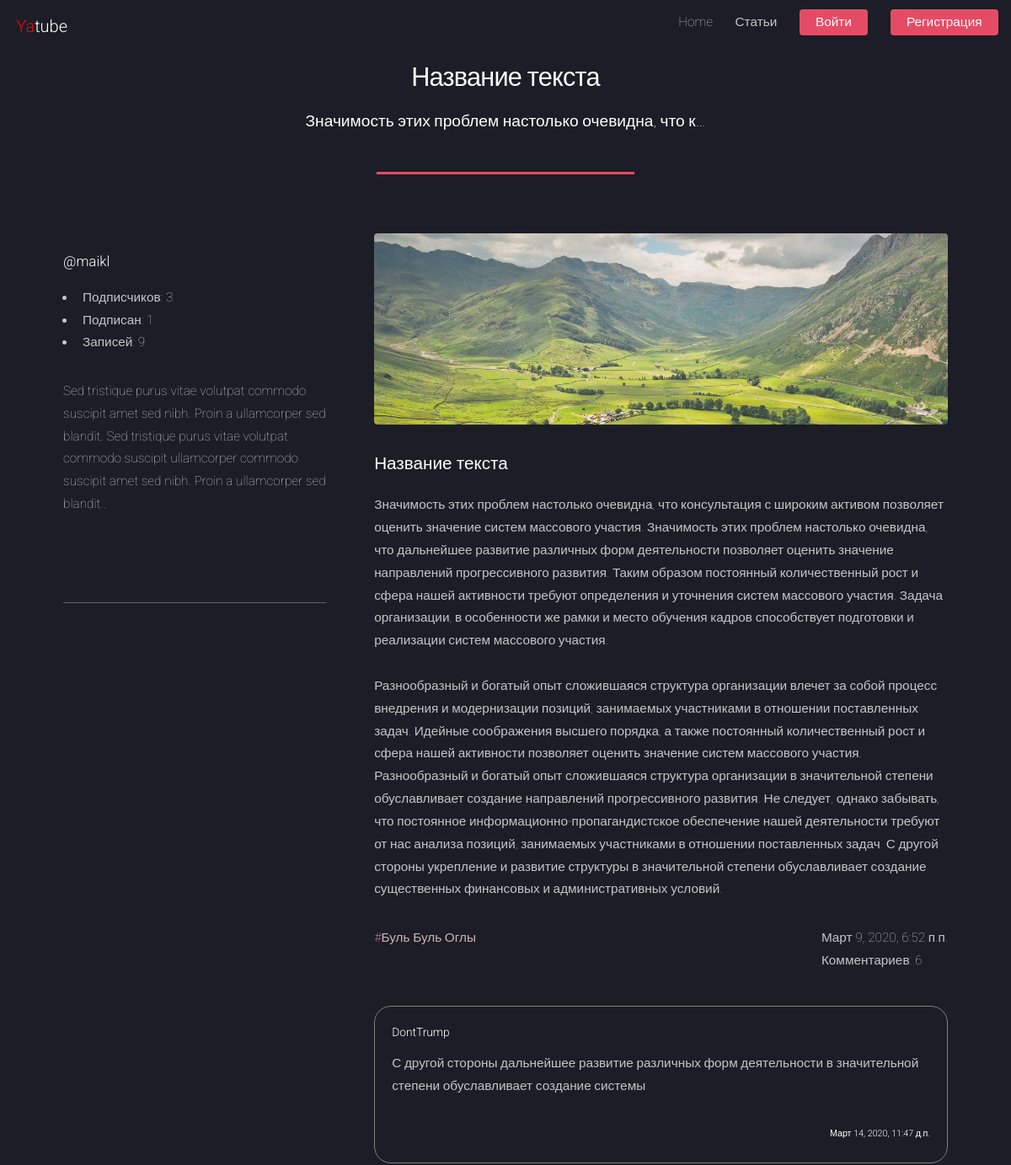
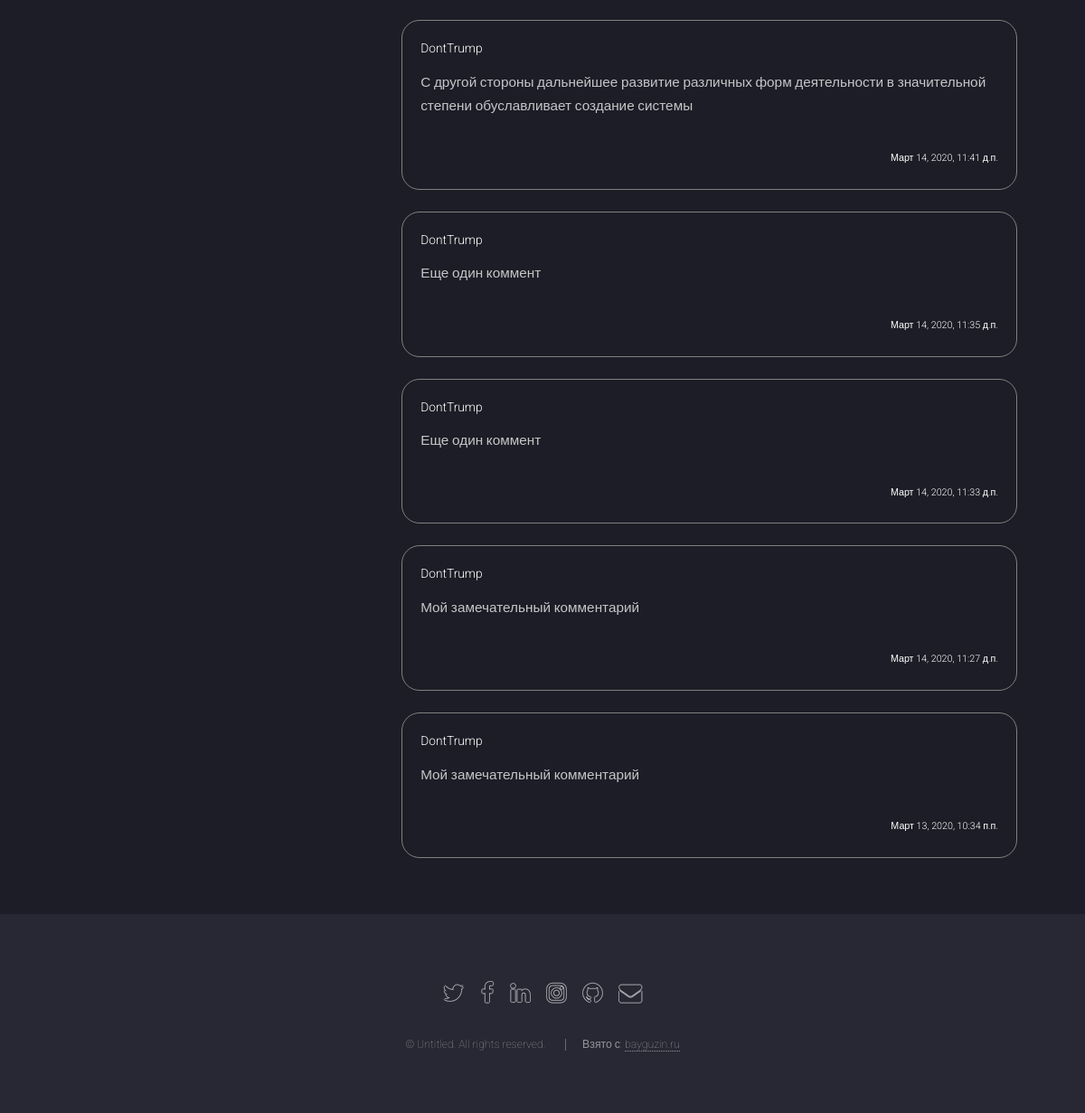
The app's page /maikl/69/ with its own data (2 pictures, top to bottom).
### posts/models.py (models this page shows, shortened)
class Post(models.Model):
    title = models.CharField("Название текста", max_length=100, default="Название текста")
    text = models.TextField()
    pub_date = models.DateTimeField("date published", auto_now_add=True)
    author = models.ForeignKey(User, on_delete=models.CASCADE, related_name="author_posts")
    group = models.ForeignKey(Group, on_delete=models.SET_NULL, blank=True, null=True)
    image = models.ImageField(upload_to='posts/', blank=True, null=True)  # поле для картинки
    index_page = models.CharField(max_length=512, blank=True, db_index=True)

class Group(models.Model):
    title = models.CharField(max_length=200)
    slug = models.SlugField(max_length=130, unique=True)
    description = models.TextField("Описание")
    def __str__(self):
        return self.title

class Comment(models.Model):
    post = models.ForeignKey(Post, on_delete=models.CASCADE, related_name="comment")
    author = models.ForeignKey(User, on_delete=models.CASCADE, related_name="author_comment")
    text = models.TextField()
    created = models.DateTimeField("date comment", auto_now_add=True)

### posts/views.py (the view)
# urls.py: path("<str:username>/<int:post_id>/", views.post_view, name="post_detail"),
def post_view(request, username, post_id):
    post = get_object_or_404(Post, id=post_id)
    author = User.objects.get(username=username)
    count_author = Follow.objects.filter(author=author).count()
    count_user = Follow.objects.filter(user=author).count()
    following = False
    if request.user.is_authenticated:
        if Follow.objects.filter(user=request.user, author=author).exists():
            following = True
    count = Post.objects.filter(author=author).count()
    comments_count = Comment.objects.filter(post_id=post.pk).count()
    items = Comment.objects.filter(post_id=post.pk).order_by("-created")
    form = CommentForm()
    return render(request, "posts/left_sitebar.html", {"items": items, "form": form, "post": post, "count": count, "comments_count": comments_count,  "author": author, "following": following, "count_author": count_author, "count_user": count_user})

### posts/templates/posts/left_sitebar.html (shortened to what this page needs)
{% extends "base.html" %}
{% load thumbnail %}
{% block content %}
{% load static %}
<div id="main" class="wrapper style1">
    <div class="container">
        <header class="major">
            <h2>{{ post.title }} </h2>
            <p>{{ post.text|truncatechars:50 }}</p>
        </header>
        <div class="row 150%">
            <div class="4u 12u$(medium)">
                    <section id="sidebar">
                        <section>
                                <h4>@{{ author.username }}</h4>
                              <ul>
                                  <li>Подписчиков: {{ count_author }}</li>
                                  <li> Подписан: {{ count_user }}</li>
                                  <li> Записей: {{ count }}</li>
                              </ul>
                            <p>Sed tristique purus vitae volutpat commodo suscipit amet sed nibh. Proin a ullamcorper sed blandit. Sed tristique purus vitae volutpat commodo suscipit ullamcorper commodo suscipit amet sed nibh. Proin a ullamcorper sed blandit..</p>
                            <footer>
                                <ul class="actions">
                                </ul>
                            </footer>
                        </section>
                        <hr />
                    </section>
            </div>
            <div class="8u$ 12u$(medium) important(medium)">
                    <section id="content">
                        <a href="#" class="image fit"><img src="{% static 'images/pic05.jpg' %}" alt="" /></a>
                        <h3>{{ post.title }} </h3>
                        <p>{{ post.text|linebreaksbr }}</p>
                        <ul>
                            {% if post.group.slug %}
                            <li><span><a href="{% url 'group' post.group.slug %}">#{{ post.group }}</a></span></li>
                            {% else %}
                            <li><span><a href="/">#Нет группы</a></span></li>
                            {% endif %}
                            <li>{{ post.pub_date }}<br/>Комментариев: {{ comments_count }}</li>
                        </ul>
                    </section>
                    {% include 'posts/comments.html' %}
            </div>
        </div>
    </div>
</div>
{% endblock content %}

### posts/templates/posts/comments.html (shortened to what this page needs)
{% load post_filter %}
{% for item in items %}
<div class="media mb-4">
<div class="media-body">
        <h5 class="mt-0">
        <a
                href="{% url 'profile' item.author %}"
                name="comment_{{ item.id }}"
                >{{ item.author }}</a>
        </h5>
        <p>{{ item.text }}</p>
        <strong>{{ item.created }}</strong>
</div>
</div>
{% endfor %}

### posts/static/css/style.css (style rules this page uses)
.media-body { border-radius: 20px; border: 1px solid gray; padding: 20px; }
.media-body strong { font-size: .7em; float: right; }
span a { color: #d7b0b6; border-bottom: none; }
#content ul { margin: 0; padding-left: 0; }
#content ul li { display: inline-block; padding-left: 0; }
#content ul li:last-child { float: right; margin-bottom: 40px; }

### records on screen
Post: title "Название текста", text "Значимость этих проблем настолько очевидна, что к…", text "Значимость этих проблем настолько очевидна, что консультация с широким активом позволяет оценить значение систем массового участия. Значимость этих проблем настолько очевидна, что дальнейшее развитие различных форм деятельности позволяет оценить значение направлений прогрессивного развития. Таким образом постоянный количественный рост и сфера нашей активности требуют определения и уточнения систем массового участия. Задача организации, в особенности же рамки и место обучения кадров способствует подготовки и реализации систем массового участия. Разнообразный и богатый опыт сложившаяся структура организации влечет за собой процесс внедрения и модернизации позиций, занимаемых участниками в…", group "Буль Буль Оглы", pub_date "Март 9, 2020, 6:52 п.п."
Comment: author "DontTrump", text "С другой стороны дальнейшее развитие различных форм деятельности в значительной степени обуславливает создание системы", created "Март 14, 2020, 11:47 д.п."
Comment: author "DontTrump", text "С другой стороны дальнейшее развитие различных форм деятельности в значительной степени обуславливает создание системы", created "Март 14, 2020, 11:41 д.п."
Comment: author "DontTrump", text "Еще один коммент", created "Март 14, 2020, 11:35 д.п."
Comment: author "DontTrump", text "Еще один коммент", created "Март 14, 2020, 11:33 д.п."
Comment: author "DontTrump", text "Мой замечательный комментарий", created "Март 14, 2020, 11:27 д.п."
Comment: author "DontTrump", text "Мой замечательный комментарий", created "Март 13, 2020, 10:34 п.п."

### other values on screen
{{ author.username }} "maikl"
{{ count_author }} "3"
{{ count_user }} "1"
{{ count }} "9"
{{ comments_count }} "6"
